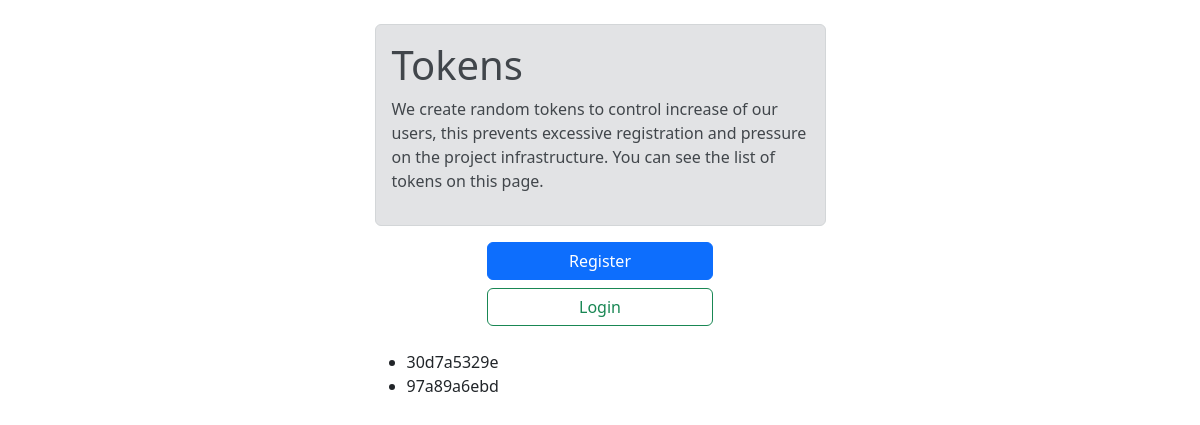
Before: /at with the older database file.
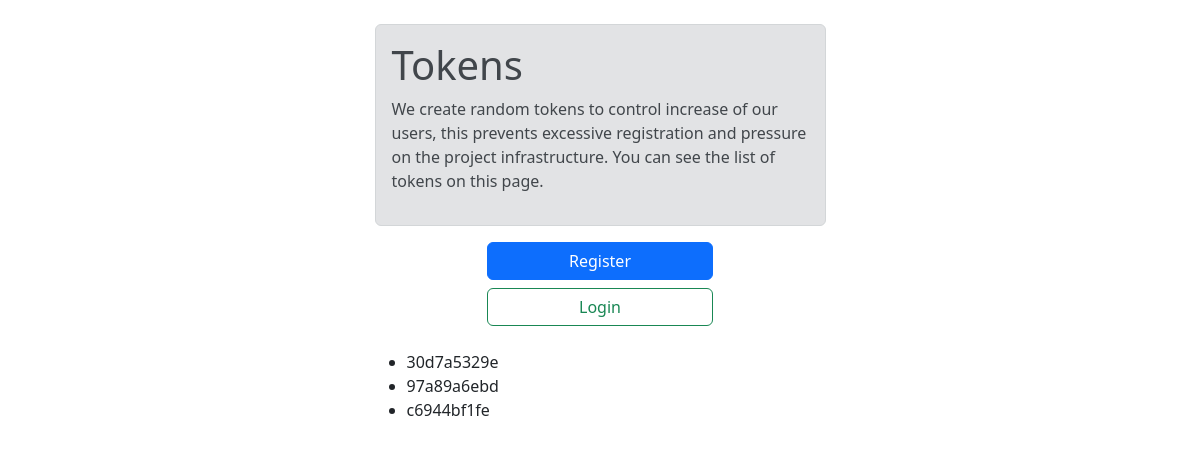
After: the same page with the newer database file.
### access_token/models.py (models this page shows)
class AccessToken(models.Model):
    access_token = models.CharField(max_length=128, verbose_name="Access Token", null=False, blank=False,
                                    help_text='unique number who belongs to one person')
    representative = models.ForeignKey(User, on_delete=models.CASCADE,
                                       help_text="That user whom created this after deposit confirm",
                                       related_name='representative_id')
    user = models.ForeignKey(User, on_delete=models.CASCADE, help_text="user registered with this token", null=True,
                             blank=True)
    is_used = models.BooleanField(default=False, help_text='user used this token to register')
    by_superuser = models.BooleanField(default=False, verbose_name='Create by admin',
                                       help_text="Admin (superuser) Created this token manually")
    date = models.DateTimeField(verbose_name="Date", auto_now_add=True, null=True)
    objects = AccessTokenManager()
    def __str__(self):
        return self.access_token

### access_token/views.py (the view)
# urls.py: path('at', at, name='at'),
def at(request):
    at_list = AccessToken.objects.filter(by_superuser=True, is_used=False)
    print(at_list)
    context = {
        'at_list': at_list,
    }
    return render(request, 'at/at.html', context)

### templates/at/at.html (shortened to what this page needs)
{% load static %}
<!DOCTYPE html>
<html lang="en">
<head>
    <link rel="stylesheet" href="{% static 'css/bootstrap.css' %}">
</head>
<body>
<div class="container">
    <div class="row justify-content-md-center">
        <div class="col col-lg-2"></div>
        <div class="col-md-5">
            <br>
            <div class="alert alert-secondary" role="alert">
                <h1 class="alert-heading">Tokens</h1>
                <p>We create random tokens to control increase of our users, this prevents
                    excessive registration and pressure on the project infrastructure. You can see the list of tokens on
                    this page.</p>
            </div>
            {% if request.user.is_superuser %}
                <div class="d-grid gap-2 col-6 mx-auto">
                    <a href="panelarea/" class="btn btn-success" type="button">Admin</a>
                </div>
            {% elif not request.user.is_authenticated %}
                <div class="d-grid gap-2 col-6 mx-auto">
                    <a href="{% url 'users:signup' %}" class="btn btn-primary" type="button">Register</a>
                    <a href="{% url 'users:login' %}" class="btn btn-outline-success" type="button">Login</a>
                </div>
            {% else %}
                <div class="d-grid gap-2 col-6 mx-auto">
                    <a href="{% url 'home' %}" class="btn btn-primary" type="button">Home</a>
                    <a href="{% url 'financial:deposit' %}" class="btn btn-outline-success" type="button">Deposit</a>
                </div>
            {% endif %}
            <br>
            {% if at_list %}
                <ul>
                    {% for at in at_list %}
                        <li>{{ at.access_token }}</li>
                    {% endfor %}
                </ul>
            {% else %}
                <div class="alert alert-danger">
                    <strong>Sorry</strong> there is no token available! check this page later.
                </div>
            {% endif %}
        </div>
        <div class="col col-lg-2"></div>
    </div>
</div>
</body>
</html>

Changed rows visible on the page:
added AccessToken: access_token "c6944bf1fe"
